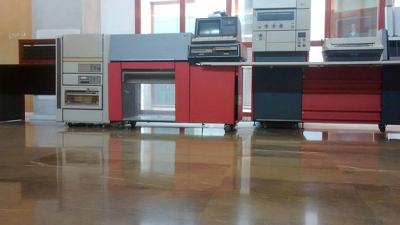
//> input picture Proyecto/Codigo/imagenes/comp3.jpg, 400 x 225 px
$ ./main   (built with g++ and OpenCV 4)
//> lines starting //> are read from the running program, lines starting //| are printed output that depends on the picture; pictures that were not available may be replaced by others from this repository, and a replacement may not be noted
#include<opencv2/opencv.hpp>
#include<string>
#include<cmath>

using namespace std;
using namespace cv;

/*
Funcion que lleva un @t en el rango [@a, @b] al rango [@c, @d] mediante una transformacion lineal.
*/
float rankChange(float t, float a, float b, float c, float d) {
	return 1.0 * (t - a) / (b - a)*(d - c) + c;
}

/*
Funcion que reajusta el rango de una matriz al rango [0,255] para que se muestren correctamente las frencuencias altas (tanto negativas como positivas)
@im: la imagen CV_32F a la que reajustaremos el rango.
*/

// [22 lines left out: function adjustRank1C, not called in this run]


/*
Funcion que devuelve un vector preparado para hacer la convolucion sin problemas en los pixeles cercanos a los bordes, trabajando con imagenes con un solo canal.
@signal: vector de entrada al que aplicarle la convolucion.
@mask: mascara con la que convolucionar (1C).
*/
// [31 lines left out: function getEdged1CVector, not called in this run]


/*
Funcion que calcula la convolucion de dos vectores fila.
@signal: el vector al que le aplicamos la mascara de convolucion.
@mask: la mascara de convolucion.
*/
// [23 lines left out: function computeConvolution1CVectors, not called in this run]
/*
Funcion que calcula la convolucion de una imagen 1C con una mascara separada en un solo vector fila (por ser simetrica).
@im: la imagen CV_32F a convolucionar.
*/
// [28 lines left out: function convolution2D1C, not called in this run]

/*
Funcion que submuestrea una imagen tomando solo las columnas y filas impares.
@im: la imagen CV_32F a submuestrear.
*/
// [33 lines left out: functions subSample1C, reduce, computeGaussianPyramid, not called in this run]

/*
Funcion que orla la matriz para poder hacer la operacion expand
@im: la matriz a orlar
*/
// [30 lines left out: function getEdgedMat1C, not called in this run]

/*
Funcion que devuelve el valor w(m,n) siendo w la funcion de pesos con m,n en el conjunto {-2,-1,0,1,2}
*/
// [10 lines left out: function w, not called in this run]

/*
Funcion que devuelve el elemento (@i, @j) de la matriz resultante de hacer expand(@prev_level)
*/
// [10 lines left out: function getExpansionValue, not called in this run]

/*
Funcion que realiza la operacion de expansion sobre una matriz
@im: la matriz a expandir
@result_rows: filas que tiene el siguiente nivel de la laplaciana
@result_cols: columnas que tiene el siguiente nivel de la laplaciana
*/
// [111 lines left out: functions expand, computeLaplacianPyramid, combineLaplacianPyramids, restoreImageFromLP, BurtAdelsonGray, BurtAdelson, not called in this run]


void showIm(Mat im) {
	namedWindow("window", 1);
	imshow("window", im);
	waitKey();
	destroyWindow("window");
}

/*
Funcion que realiza la proyección cilíndrica de una imagen con un canal
@im: la imagen a proyectar
@f
@s
*/
Mat cylindrical_proyection1C(Mat im, double f, double s){
	Mat bent_im = Mat::zeros(im.rows, im.cols, CV_8U);

	int center_x = im.cols/2;
	int center_y = im.rows/2;

	for(int i = 0; i < im.rows; i++)
		for(int j = 0; j < im.cols; j++)
			bent_im.at<uchar>(floor(s*((i-center_y)/sqrt((j-center_x)*(j-center_x)+f*f)) + center_y),
								floor(s*atan((j-center_x)/f) + center_x) ) = im.at<uchar>(i,j);

	return bent_im;
}

//Funcion que realiza la proyeccion cilindrica de una imagen
Mat cylindrical_proyection (Mat im, double f, double s) {
	Mat bent_im = Mat::zeros(im.rows, im.cols, im.type());
	Mat im_channels[3];
	Mat bent_im_channels[3];

	if (im.channels() == 1)
		bent_im = cylindrical_proyection1C(im, f, s);
	else if (im.channels() == 3) {
		split(im, im_channels);

		for (int i = 0; i < 3; i++)
			bent_im_channels[i] = cylindrical_proyection1C(im_channels[i], f, s);

		merge(bent_im_channels, 3, bent_im);
	}
	else
		cout << "Numero de canales no valido" << endl;

	return bent_im;
}

/*
Funcion que realiza la proyeccion esferica de una imagen con un canal
@im: la imagen a proyectar
@f:
@s:
*/
// [35 lines left out: functions spherical_proyection1C, spherical_proyection, not called in this run]

/*
Funcion que calcula la distancia entre dos ares de dos imagenes
*/
// [17 lines left out: function distance, not called in this run]

/*
Funcion que calcula la traslacion optima de una imagen1C respecto a otra minimizando un error
*/
// [15 lines left out: function getTraslation1C, not called in this run]

/*
Funcion que calcula la traslacion optima de una imagen1C respecto a otra minimizando un error
*/
// [23 lines left out: function getTraslation, not called in this run]


/*
Funcion que hace un mosaico con dos imagenes con un solo canal
@im1: una de las imagenes que forman el mosaico
@im2: la otra imagen para formar el mosaico

Mat makeMosaic1C (Mat im1, Mat im2) {
	int traslation = getTraslation(im1, im2);

	Mat expanded_im1 = Mat::zeros(im1.rows, im1.cols + traslation, im1.type());
	Mat expanded_im2 = Mat::zeros(im1.rows, im1.cols + traslation, im1.type());

	//Expandimos las imagenes
	for (int r = 0; r < im1.rows; r++)
		for (int c = 0; c < im1.cols; c++) {
			expanded_im1.at<float>(r,c) = im1.at<float>(r,c);
			expanded_im2.at<float>(r, c+traslation) = im2.at<float>(r,c);
		}

	//Creamos una mascara para B-A
	Mat mask = Mat::zeros(expanded_im1.rows, expanded_im1.cols, CV_32F);

	for (int r = 0; i < mask.rows; i++)
		for (int c = 0; c < mask.cols; c++)
			if (expanded_im1.at<float>(r,c) != 0.0 || expanded_im2.at<float>(r,c) != 0.0)
				mask.at<float>(r,c) = 1.0;

	return BurtAdelsonGray(expanded_im1, expanded_im2, mask);
}
*/
/*
Funcion que obtiene los KeyPoints de una imagen con el detector BRISK.
@im: imagen a la que le calculamos los KeyPoints
@umbral: parametro de umbral (thresh) para el detector BRISK a usar.
*/

vector<KeyPoint> obtenerKeyPointsBRISK (Mat im, int umbral = 30) {
	//Creamos el detector
	cerr << "Crear el detector" << endl;
	Ptr<BRISK> ptrDetectorBRISK = BRISK::create(umbral);
	vector<KeyPoint> puntosDetectados;

	cerr << "Detectando"<< endl;
	//Obtenemos los KP:
	ptrDetectorBRISK->detect(im, puntosDetectados);

	return puntosDetectados;
}

/*
Funcion que obtiene los KeyPoints de una imagen con el detector ORB.
@im: imagen a la que le calculamos los KeyPoints
@num_caracteristicas: numero maximo de caracteristicas a detectar
@tipo_marcador: criterio para elegir o no un punto HARRIS o FAST
@umbral_FAST: umbral para elegir los puntos segun la medidad elegida
*/
// [12 lines left out: function obtenerKeyPointsORB, not called in this run]


/*
Funcion que obtiene los descriptores de los KeyPoints localizados mediante un detector BRISK
@im: imagen a la que le buscamos los descriptores
@umbral: parametro de umbral para el detector BRISK a usar
*/
// [53 lines left out: functions obtenerDescriptoresBRISK, obtenerDescriptoresORB, obtenerMatchesFuerzaBrutaBRISK, not called in this run]
/*
Funcion que calcula los puntos en correspondencias entre dos imagen por el criterio de Fuerza Bruta + comprobacion cruzada + ORB
@im1 e im2: las imagenes entre las cuales vamos a buscar puntos en correspondencias.
*/
// [22 lines left out: function obtenerMatchesFuerzaBrutaORB, not called in this run]

Mat calcularHomografia (Mat origen, Mat destino) {
	vector<KeyPoint> puntosDetectadosOrigen, puntosDetectadosDestino;
	vector<DMatch> matches;
	vector<Point2f> puntosEnCorrespondenciasOrigen, puntosEnCorrespondenciasDestino;

	Mat origen_aux;
	Mat destino_aux;
	//cvtColor(origen,origen_aux,CV_RGB2GRAY);
	//cvtColor(destino,destino_aux,CV_RGB2GRAY);
	cerr << endl << endl << "VOY A SACAR Origen aux" << endl;
	//showIm(origen_aux);
	//Mat destino_aux;
	origen.convertTo(origen_aux,CV_8UC3);
	destino.convertTo(destino_aux,CV_8UC3);
	showIm(origen_aux);
	showIm(destino_aux);

	//Obtenemos los puntos clave con BRISK en cada imagen
	Mat keypoint;
	puntosDetectadosOrigen = obtenerKeyPointsBRISK(origen_aux, 60);
	drawKeypoints(origen_aux,puntosDetectadosOrigen,keypoint);
	showIm(keypoint);
	puntosDetectadosDestino = obtenerKeyPointsBRISK(destino_aux, 60);
	drawKeypoints(destino_aux,puntosDetectadosDestino,keypoint);
	showIm(keypoint);
	//Obtenemos los matches por fuerza bruta:
	matches = obtenerMatchesFuerzaBrutaBRISK(origen_aux, destino_aux,60);
	cerr <<endl<< "Numero de correspondencias: " << matches.size() << endl << endl;
	drawMatches(origen_aux, puntosDetectadosOrigen,destino_aux,puntosDetectadosDestino,matches,keypoint);
	showIm(keypoint);
	cerr << "Poner en correspondencias"<< endl;
	//Obtenemos los puntos en correspondencias entre ambas imagenes:
	for (int i = 0; i < matches.size(); i++){
		puntosEnCorrespondenciasOrigen.push_back(puntosDetectadosOrigen[matches[i].queryIdx].pt);
		puntosEnCorrespondenciasDestino.push_back(puntosDetectadosDestino[matches[i].trainIdx].pt);
	}
	cerr << "Antes de find homografy"<< endl;
	//Calculamos la homografia con los puntos en correspondencias:
	Mat H = findHomography(puntosEnCorrespondenciasOrigen, puntosEnCorrespondenciasDestino, CV_RANSAC);
	cerr << "Completamos el findhomografy"<< endl;
	//Pasamos las homografia a 32F:
	H.convertTo(H, CV_32F);

	return H;
}
/*
Funcion que hace un mosaico con dos imagenes
@im1: una de las imagenes que forman el mosaico
@im2: la otra imagen para formar el mosaico
*/
Mat makeMosaicOfTwo (Mat im1, Mat im2) {
	//int traslation = getTraslation(im1, im2);
	//cout << "La traslacion es: " << traslation << endl;
	/*cout << "im1 tiene dimensiones: " << im1.rows << "x" << im1.cols << endl;
	cout << "im2 tiene dimensiones: " << im2.rows << "x" << im2.cols << endl;
	cout << "La traslacion calculada es: " << traslation << endl;*/

	//int side = im1.rows;
	cerr << "Entramos en el mosaico" << endl;
    //if (side < im1.cols + traslation) side = im1.cols + traslation;
	int side = 700;
    Mat expanded_im1 = Mat::zeros(side, side, CV_8UC3);
    Mat expanded_im2 = Mat::zeros(side, side, CV_8UC3);
	Mat mask = Mat::zeros(expanded_im1.rows, expanded_im1.cols, CV_32F);

	//Creamos la imagen donde proyectaremos ambas imagenes:
	//Mat mosaico = Mat(550, 1000, origen.type());

	//Colocamos la primera imagen en la esquina superior izquierda por medio de la identidad:
	Mat id = Mat(3,3,CV_32F,0.0);

	for (int i = 0; i < 3; i++)
		id.at<float>(i,i) = 1.0;

	id.at<float>(0,2)= 100;
	id.at<float>(1,2)= 100;
	cerr<< "primera proyeccion" << endl;
	warpPerspective(im1, expanded_im1, id, Size(expanded_im1.cols, expanded_im1.rows), INTER_LINEAR, BORDER_CONSTANT);
	//showIm(expanded_im1);
	cerr << "Calculamos homografía" << endl;
	//Calculamos la homografia que lleva la segunda imagen a la que hemos colocado primero en el plano de proyeccion:
	Mat homografia = calcularHomografia(im2, im1);
	cerr << "Segunda proyeccion"<< endl;
	//Colocamos la segunda imagen por medio de esa homografia (compuesta con la identidad):
	homografia = id * homografia;
	warpPerspective(im2, expanded_im2, homografia, Size(expanded_im2.cols, expanded_im2.rows), INTER_LINEAR, BORDER_CONSTANT);
	//showIm(expanded_im2);

	//calcular los puntos guay, juntarlos, homografia, y proyectar ambos

	//cout << "Las expandidas tienen: " << expanded_im1.rows << " filas y " << expanded_im1.cols << " cols." << endl;

	//Mat expanded_im1_ROI = expanded_im1(Rect(0,0,im1.cols, im1.rows));
	//Mat expanded_im2_ROI = expanded_im2(Rect(traslation-1, 0, im2.cols, im2.rows));

	//im1.copyTo(expanded_im1_ROI);
	//im2.copyTo(expanded_im2_ROI);
	expanded_im1.convertTo(expanded_im1,CV_32FC3);
	expanded_im2.convertTo(expanded_im2,CV_32FC3);

	Mat expanded_im1_gray;
	if (im1.channels() == 3)
		cvtColor(expanded_im1, expanded_im1_gray, CV_RGB2GRAY);
	else
		expanded_im1.copyTo(expanded_im1_gray);

	/*Mat exp;
	expanded_im1_gray.convertTo(exp, CV_8U);
	imshow("La expandida de la manzana en gris", exp);*/

	for (int r = 0; r < mask.rows; r++)
		for (int c = 0; c < mask.cols; c++)
			if (expanded_im1_gray.at<float>(r,c) != 0.0)
				mask.at<float>(r,c) = 1.0;

	/*Mat mask2 = Mat(mask.rows, mask.cols, mask.type());

	for (int r = 0; r < mask.rows; r++)
		for (int c = 0; c < mask.cols; c++)
			mask2.at<float>(r,c) = 255 *mask.at<float>(r,c);*/

	cerr << "ENTRAMOS EN BA"<<endl<<endl;
	Mat mosaic = BurtAdelson(expanded_im1, expanded_im2, mask);

	/*Mat una, otra, m;
	expanded_im1.convertTo(una, CV_8UC3);
	imshow("Expandida de im1", una);
	expanded_im2.convertTo(otra, CV_8UC3);
	imshow("Expandidad de im2", otra);
	mask2.convertTo(m, CV_8U);
	imshow("La mascara usada", m);*/

	return mosaic;
}

/*
Funcion que hace un mosaico componiendo varias imagenes
@images: el conjunto de imagenes para el mosaico
*/
// [10 lines left out: function makeMosaic, not called in this run]

int main(int argc, char* argv[]){
	//EJEMPLO PARA PROBAR MOSAICO
	/*Mat apple = imread("imagenes/apple.jpeg");
	Mat orange = imread("imagenes/orange.jpeg");

	orange.convertTo(orange, CV_32FC3);
	apple.convertTo(apple, CV_32FC3);

	Mat mosaic = makeMosaic(apple, orange);
	mosaic.convertTo(mosaic, CV_8UC3);
	imshow("El mosaico", mosaic);*/

	//EJEMPLO PARA PROBAR TRASLACION

	/*Mat mosaic1 = imread("imagenes/mosaic1.png", 0);
	Mat mosaic2 = imread("imagenes/mosaic2.png", 0);

	//imshow("Mosaic1", mosaic1);
	//imshow("Mosaic2", mosaic2);
	cout << "Las columnas de mosaic1 son: " << mosaic1.cols << endl;
	cout << "La traslacion es: " << getTraslation(mosaic1, mosaic2) << endl;*/


	//EJEMPLO PARA VER CILINDRICAS Y ESFERICAS

	/*Mat imagen_cilindro, imagen_esfera;
	imagen_cilindro = curvar_cilindro(imagen,500,500);
	imagen_esfera = curvar_esfera(imagen,500,500);


	imshow("Normal", imagen);
	imshow("Imagen cilindro", imagen_cilindro);
	imshow("Imagen esfera", imagen_esfera);*/

	//EJEMPLO PARA VER SI VA BIEN LAS RECONSTRUCCION O NO
	/*Mat image = imread("imagenes/Image1.tif", 0);
	image.convertTo(image, CV_32F);
	vector<Mat> laplacianPyramid = computeLaplacianPyramid(image);
	Mat reconstruction = restoreImageFromLP(laplacianPyramid);
	reconstruction.convertTo(reconstruction, CV_8U);
	imshow("Reconstruccion tablero",reconstruction);*/


	//EJEMPLO PARA PROBAR B-A EN COLOR
/*
	Mat apple = imread("imagenes/apple.jpeg");
	Mat orange = imread("imagenes/orange.jpeg");
	Mat mask = imread("imagenes/mask_apple_orange.png", 0);

	imshow("apple.jpeg", apple);
	imshow("orange.jpeg", orange);
	imshow("mask_apple_orange.png", mask);

	apple.convertTo(apple, CV_32FC3);
	orange.convertTo(orange, CV_32FC3);
	mask.convertTo(mask, CV_32F);

	Mat current_mask = Mat(mask.rows, mask.cols, CV_32F);

	for (int i = 0; i < current_mask.rows; i++)
		for (int j = 0; j < current_mask.cols; j++)
			if (mask.at<float>(i,j) < 127)
				current_mask.at<float>(i,j) = 0.0;
			else
				current_mask.at<float>(i,j) = 1.0;

	Mat combination = BurtAdelson(orange, apple, current_mask);

	combination.convertTo(combination, CV_8UC3);

	showIm(combination);
*/
	//EJEMPLO PARA PROBAR B-A + TRASLACION
	Mat im1 = imread("imagenes/comp3.jpg");
//> im1 is the input picture: 225 rows x 400 cols, CV_8UC3; mean B, G, R 105.2, 109.2, 121.7
	Mat im2 = imread("imagenes/comp4.jpg");
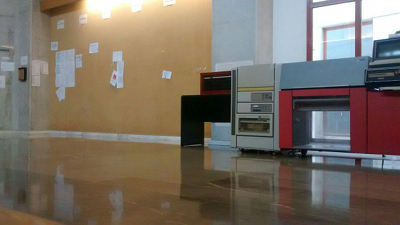
//> input picture Proyecto/Codigo/imagenes/comp1.jpg, 400 x 225 px, given in place of comp4.jpg, which was not available
//> im2 is the input picture: 225 rows x 400 cols, CV_8UC3; mean B, G, R 99.2, 110.6, 120.9
	showIm(im1);
	showIm(im2);

	Mat bent_im1 = cylindrical_proyection(im1, 500, 500);
//> in cylindrical_proyection, `split(im, im_channels);`:
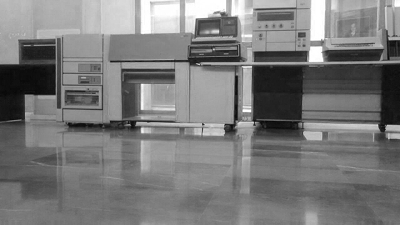
//> im_channels[2]: 225 rows x 400 cols, CV_8UC1; min 7, max 255, mean 121.7
	Mat bent_im2 = cylindrical_proyection(im2, 500, 500);
//> call 2 of cylindrical_proyection, with f = 500, s = 500
//> in cylindrical_proyection (call 2), `split(im, im_channels);`:
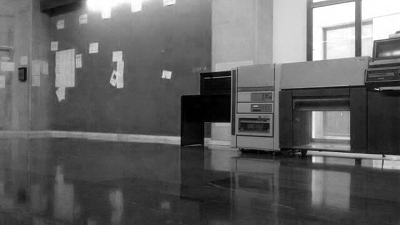
//> im_channels[0]: 225 rows x 400 cols, CV_8UC1; min 0, max 255, mean 99.2
//> in cylindrical_proyection (call 2), `split(im, im_channels);`:
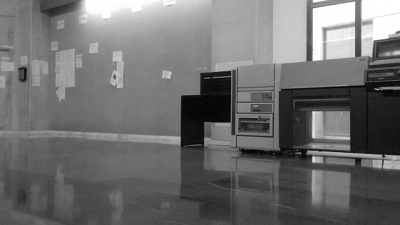
//> im_channels[1]: 225 rows x 400 cols, CV_8UC1; min 0, max 255, mean 110.6
//> in cylindrical_proyection (call 2), `split(im, im_channels);`:
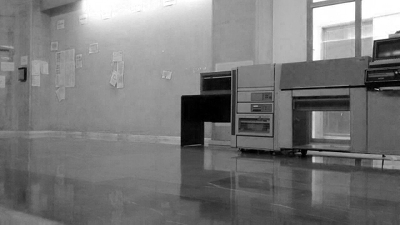
//> im_channels[2]: 225 rows x 400 cols, CV_8UC1; min 0, max 255, mean 120.9

	showIm(bent_im1);
	showIm(bent_im2);

	//bent_im1.convertTo(bent_im1, CV_32F);
	//bent_im2.convertTo(bent_im2, CV_32F);

	Mat mosaic = makeMosaicOfTwo(bent_im1, bent_im2);
//> in makeMosaicOfTwo, `warpPerspective(im1, expanded_im1, id, Size(expanded_im1.cols, expande..`:
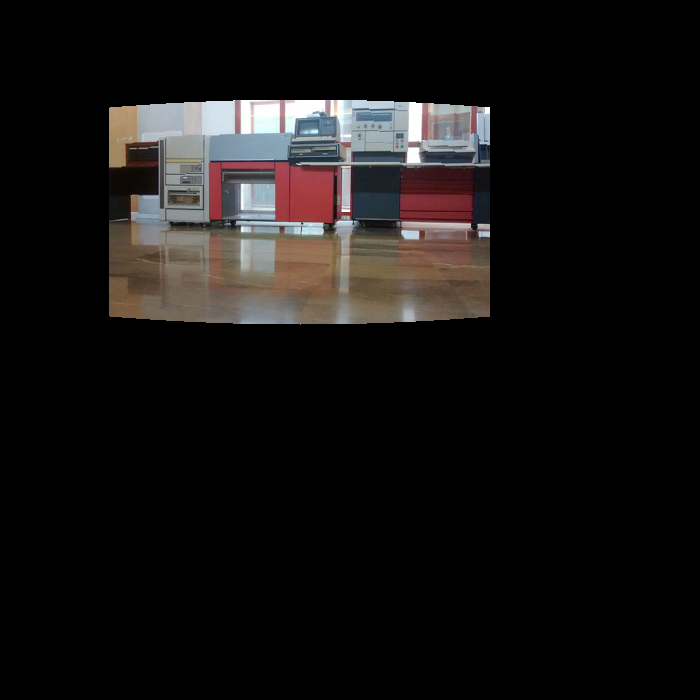
//> expanded_im1: 700 rows x 700 cols, CV_8UC3; mean B, G, R 18.2, 18.8, 20.9
//> in obtenerKeyPointsBRISK, `ptrDetectorBRISK->detect(im, puntosDetectados);`: puntosDetectados = 88 keypoints; strongest (x, y, size): (311, 159, 14.5), (367, 44, 12.5), (313, 58, 30.5), (311, 112, 14.7)
//> in calcularHomografia, `puntosDetectadosOrigen = obtenerKeyPointsBRISK(origen_aux, 60);`: puntosDetectadosOrigen has the same summary as puntosDetectados in obtenerKeyPointsBRISK
//> in calcularHomografia, `drawKeypoints(origen_aux,puntosDetectadosOrigen,keypoint);`:
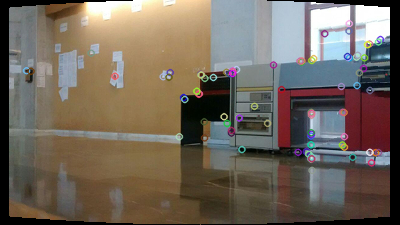
//> keypoint: 225 rows x 400 cols, CV_8UC3; mean B, G, R 92.5, 103.5, 113.4

	mosaic.convertTo(mosaic, CV_8U);

	imshow("El mosaico", mosaic);

	/*EJEMPLO PARA PROBAR MOSAICO DE N imagenes
	vector<Mat> images;
	vector<Mat> bent_images;

	for (int i = 3; i <= 4; i++)
		images.push_back(imread("imagenes/comp"+to_string(i)+".jpg"));

	//images.push_back(imread("imagenes/Yosemite1.jpg"));
	//images.push_back(imread("imagenes/Yosemite2.jpg"));

	for (int i = 0; i < images.size(); i++) {
		images.at(i).convertTo(images.at(i), CV_32FC3);
		bent_images.push_back(cylindrical_proyection(images.at(i), 500, 500));
	}

	//Mat mosaic = makeMosaicOfTwo(bent_images.at(2), bent_images.at(3));
	Mat mosaic = makeMosaic(bent_images);

	mosaic.convertTo(mosaic, CV_8UC3);

	imshow("El mosaico", mosaic);
*/


	waitKey();
	destroyAllWindows();

    return 0;
}
